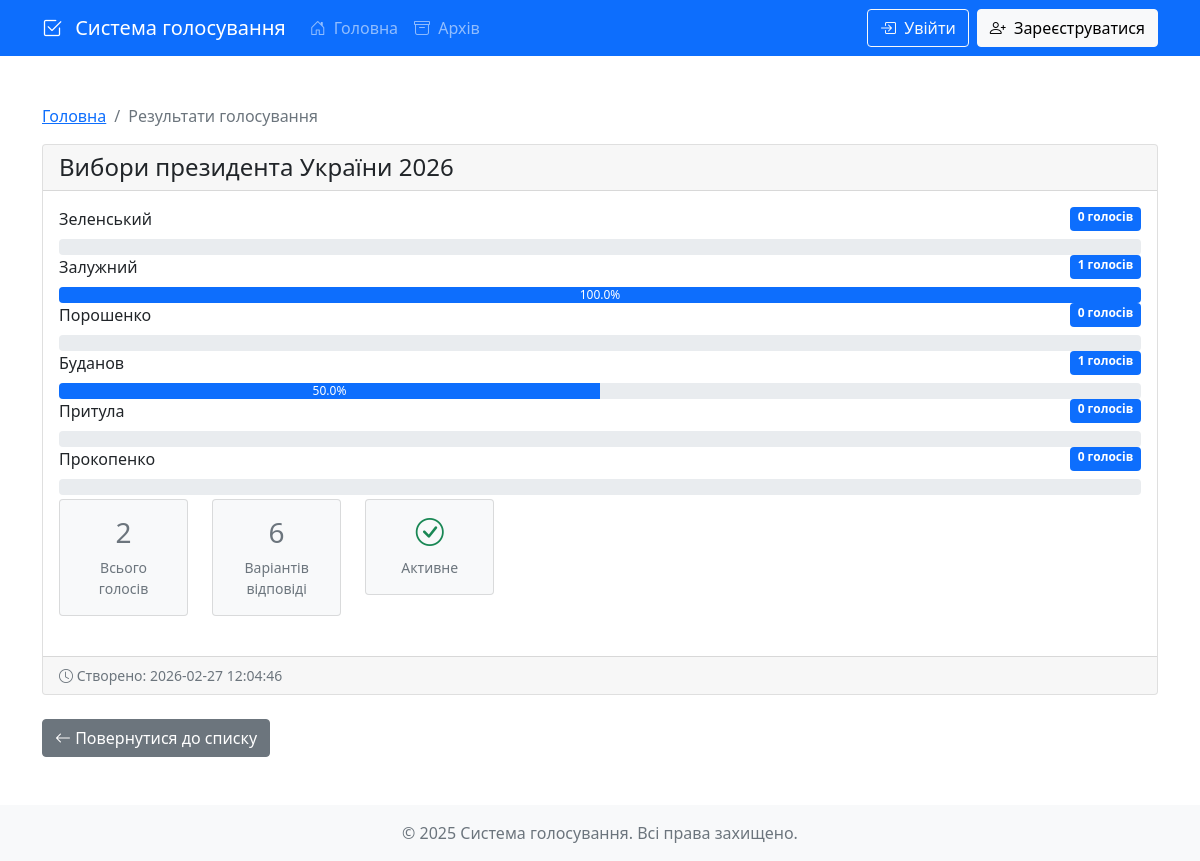
The app's page /poll/13/results with its own data.
### src/database/models.py (models this page shows)
class Poll(Base):
    __tablename__ = "polls"
    id = Column(Integer, primary_key=True, index=True)
    title = Column(String, index=True)
    description = Column(String, nullable=True)
    created_at = Column(DateTime, default=datetime.utcnow)
    ends_at = Column(DateTime, nullable=True)
    is_active = Column(Boolean, default=True)
    created_by = Column(Integer, ForeignKey("users.id"))
    creator = relationship("User", back_populates="polls_created")
    options = relationship("PollOption", back_populates="poll", cascade="all, delete-orphan")
    votes = relationship("Vote", back_populates="poll")

class PollOption(Base):
    __tablename__ = "poll_options"
    id = Column(Integer, primary_key=True, index=True)
    poll_id = Column(Integer, ForeignKey("polls.id"))
    text = Column(String)
    votes_count = Column(Integer, default=0)
    poll = relationship("Poll", back_populates="options")
    votes = relationship("Vote", back_populates="option")

### src/main.py (the view)
@app.get("/poll/{poll_id}/results")
async def poll_results(request: Request, poll_id: int, db: Session = Depends(get_db)):
    try:
        poll = db.query(Poll).filter(Poll.id == poll_id).first()
        if not poll:
            raise HTTPException(status_code=404, detail="Голосування не знайдено")
        options_with_votes = []
        total_votes = 0
        for option in poll.options:
            votes_count = db.query(Vote).filter(Vote.option_id == option.id).count()
            total_votes += votes_count
            options_with_votes.append({
                "id": option.id,
                "text": option.text,
                "votes": votes_count,
                "percentage": round((votes_count / total_votes * 100) if total_votes > 0 else 0, 1)
            })
        return templates.TemplateResponse(
            "poll_results.html",
            {
                "request": request,
                "poll": poll,
                "options": options_with_votes,
                "total_votes": total_votes,
                "current_user": await get_current_user(request)
            }
        )
    except HTTPException:
        raise
    except Exception as e:
        logger.error(f"Error showing poll results: {str(e)}")
        raise HTTPException(status_code=500, detail=str(e))

### src/templates/poll_results.html (shortened to what this page needs)
{% extends "base.html" %}
{% block content %}
<div class="container mt-4">
    <nav aria-label="breadcrumb">
        <ol class="breadcrumb">
            <li class="breadcrumb-item"><a href="/">Головна</a></li>
            <li class="breadcrumb-item active">Результати голосування</li>
        </ol>
    </nav>
    <div class="card mb-4">
        <div class="card-header">
            <h4 class="mb-0">{{ poll.title }}</h4>
        </div>
        <div class="card-body">
            <div class="results-container">
                {% for option in options %}
                <div class="poll-result">
                    <div class="d-flex justify-content-between mb-2">
                        <span>{{ option.text }}</span>
                        <span class="badge bg-primary">{{ option.votes }} голосів</span>
                    </div>
                    <div class="progress">
                        <div class="progress-bar"
                             role="progressbar"
                             data-width="{{ '{:.1f}'.format(option.percentage) }}"
                             aria-valuenow="{{ '{:.1f}'.format(option.percentage) }}"
                             aria-valuemin="0"
                             aria-valuemax="100">
                            {{ '{:.1f}'.format(option.percentage) }}%
                        </div>
                    </div>
                </div>
                {% endfor %}
            </div>
            <div class="poll-stats">
                <div class="row g-4">
                    <div class="col-md-4">
                        <div class="card bg-light">
                            <div class="card-body text-center">
                                <h3>{{ total_votes }}</h3>
                                <p class="text-muted mb-0">Всього голосів</p>
                            </div>
                        </div>
                    </div>
                    <div class="col-md-4">
                        <div class="card bg-light">
                            <div class="card-body text-center">
                                <h3>{{ options|length }}</h3>
                                <p class="text-muted mb-0">Варіантів відповіді</p>
                            </div>
                        </div>
                    </div>
                    <div class="col-md-4">
                        <div class="card bg-light">
                            <div class="card-body text-center">
                                <h3>
                                    <i class="bi {% if poll.is_active %}bi-check-circle text-success{% else %}bi-x-circle text-danger{% endif %}"></i>
                                </h3>
                                <p class="text-muted mb-0">
                                    {% if poll.is_active %}Активне{% else %}Закрите{% endif %}
                                </p>
                            </div>
                        </div>
                    </div>
                </div>
            </div>
        </div>
        <div class="card-footer">
            <div class="d-flex justify-content-between align-items-center">
                <small class="text-muted">
                    <i class="bi bi-clock"></i>
                    Створено: {{ poll.created_at.strftime('%Y-%m-%d %H:%M:%S') }}
                </small>
            </div>
        </div>
    </div>
    <div class="mb-4">
        <a href="/" class="btn btn-secondary">
            <i class="bi bi-arrow-left"></i> Повернутися до списку
        </a>
    </div>
</div>
{% endblock %}

### src/static/css/styles.css (style rules this page uses)
.card { margin-bottom: 1.5rem; }
.poll-stats { display: flex; align-items: center; gap: 1rem; color: #6c757d; font-size: 0.875rem; }
.poll-stats { font-size: 0.875rem; color: #6c757d; margin-top: 0.25rem; }

### records on screen
Poll: title "Вибори президента України 2026", created_at "2026-02-27 12:04:46"
PollOption: text "Зеленський", votes "0"
PollOption: text "Залужний", votes "1", percentage "100.0"
PollOption: text "Порошенко", votes "0"
PollOption: text "Буданов", votes "1", percentage "50.0"
PollOption: text "Притула", votes "0"
PollOption: text "Прокопенко", votes "0"

### other values on screen
{{ total_votes }} "2"
{{ options|length }} "6"
